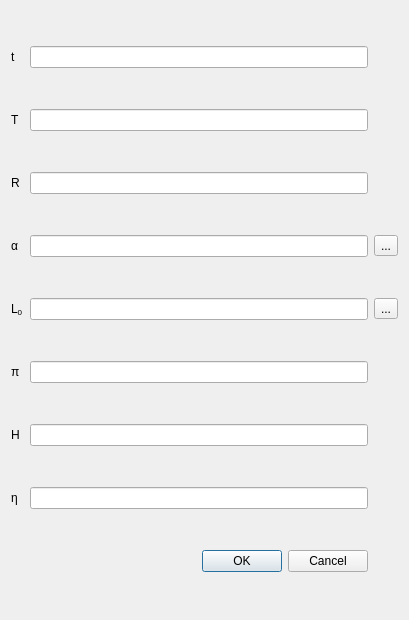
<?xml version="1.0" encoding="UTF-8"?>
<ui version="4.0">
 <class>HeatCapacityCalculatorWindow</class>
 <widget class="QDialog" name="HeatCapacityCalculatorWindow">
  <property name="geometry">
   <rect>
    <x>0</x>
    <y>0</y>
    <width>409</width>
    <height>620</height>
   </rect>
  </property>
  <property name="windowTitle">
   <string>Dialog</string>
  </property>
  <layout class="QGridLayout" name="gridLayout">
   <item row="13" column="1">
    <widget class="QLineEdit" name="lineEdit_14"/>
   </item>
   <item row="15" column="1">
    <widget class="QDialogButtonBox" name="buttonBox">
     <property name="orientation">
      <enum>Qt::Horizontal</enum>
     </property>
     <property name="standardButtons">
      <set>QDialogButtonBox::Cancel|QDialogButtonBox::Ok</set>
     </property>
    </widget>
   </item>
   <item row="10" column="1">
    <widget class="QLineEdit" name="lineEdit_11"/>
   </item>
   <item row="1" column="1">
    <widget class="QLineEdit" name="lineEdit_3"/>
   </item>
   <item row="14" column="1">
    <widget class="QLineEdit" name="lineEdit_15"/>
   </item>
   <item row="13" column="0">
    <widget class="QLabel" name="label_14">
     <property name="text">
      <string>H</string>
     </property>
    </widget>
   </item>
   <item row="12" column="1">
    <widget class="QLineEdit" name="lineEdit_13"/>
   </item>
   <item row="1" column="0">
    <widget class="QLabel" name="label_3">
     <property name="text">
      <string>T</string>
     </property>
    </widget>
   </item>
   <item row="10" column="0">
    <widget class="QLabel" name="label_11">
     <property name="text">
      <string>α</string>
     </property>
    </widget>
   </item>
   <item row="11" column="2">
    <widget class="QToolButton" name="toolButton_8">
     <property name="text">
      <string>...</string>
     </property>
    </widget>
   </item>
   <item row="9" column="0">
    <widget class="QLabel" name="label_10">
     <property name="text">
      <string>R</string>
     </property>
    </widget>
   </item>
   <item row="0" column="1">
    <widget class="QLineEdit" name="lineEdit"/>
   </item>
   <item row="10" column="2">
    <widget class="QToolButton" name="toolButton_7">
     <property name="text">
      <string>...</string>
     </property>
    </widget>
   </item>
   <item row="0" column="0">
    <widget class="QLabel" name="label_2">
     <property name="text">
      <string>t</string>
     </property>
    </widget>
   </item>
   <item row="11" column="0">
    <widget class="QLabel" name="label_12">
     <property name="text">
      <string>L&lt;sub&gt;0&lt;/sub&gt;</string>
     </property>
    </widget>
   </item>
   <item row="9" column="1">
    <widget class="QLineEdit" name="lineEdit_10"/>
   </item>
   <item row="14" column="0">
    <widget class="QLabel" name="label_15">
     <property name="text">
      <string>η</string>
     </property>
    </widget>
   </item>
   <item row="11" column="1">
    <widget class="QLineEdit" name="lineEdit_12"/>
   </item>
   <item row="12" column="0">
    <widget class="QLabel" name="label_13">
     <property name="text">
      <string>π</string>
     </property>
    </widget>
   </item>
  </layout>
 </widget>
 <resources/>
 <connections>
  <connection>
   <sender>buttonBox</sender>
   <signal>accepted()</signal>
   <receiver>HeatCapacityCalculatorWindow</receiver>
   <slot>accept()</slot>
   <hints>
    <hint type="sourcelabel">
     <x>248</x>
     <y>254</y>
    </hint>
    <hint type="destinationlabel">
     <x>157</x>
     <y>274</y>
    </hint>
   </hints>
  </connection>
  <connection>
   <sender>buttonBox</sender>
   <signal>rejected()</signal>
   <receiver>HeatCapacityCalculatorWindow</receiver>
   <slot>reject()</slot>
   <hints>
    <hint type="sourcelabel">
     <x>316</x>
     <y>260</y>
    </hint>
    <hint type="destinationlabel">
     <x>286</x>
     <y>274</y>
    </hint>
   </hints>
  </connection>
 </connections>
</ui>
